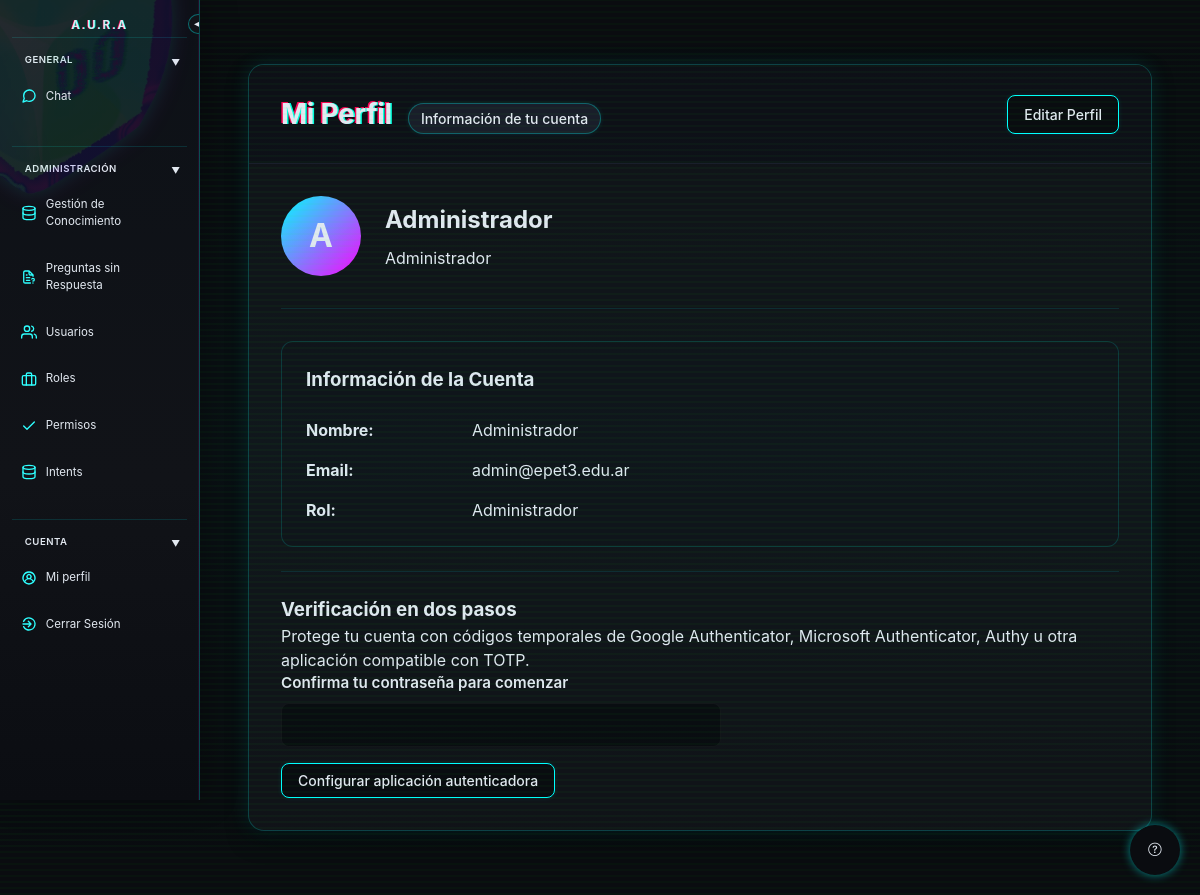
Page /index.php?controller=perfil&action=ver (signed in) on the committed database.
### tables this page shows
CREATE TABLE `usuarios` (
  `id_usuario` int(11) NOT NULL,
  `nombre` varchar(100) DEFAULT NULL,
  `email` varchar(100) DEFAULT NULL,
  `password` varchar(100) DEFAULT NULL,
  `id_rol` int(11) DEFAULT NULL,
  `two_factor_secret` varchar(255) DEFAULT NULL,
  `two_factor_enabled` tinyint(1) NOT NULL DEFAULT 0,
  `two_factor_last_counter` bigint(20) DEFAULT NULL,
  `two_factor_method` varchar(20) DEFAULT NULL
);

### controller/PerfilController.php (called while the page is built, shortened)
<?php
require_once "model/Usuario.class.php";
require_once "model/Authenticator.class.php";
class PerfilController {
    public function ver() {
        $usuario = Usuario::obtenerPorID($_SESSION['usuario_data']['id']);
        $authenticator = new Authenticator();
        $twoFactorEnabled = $usuario ? $authenticator->isEnabled($usuario->getId()) : false;
        $setup = $_SESSION['pending_2fa_setup'] ?? null;
        require_once "view/perfil/ver.php";
    }
}

### model/Usuario.class.php (called while the page is built, shortened)
<?php
include_once "Database.class.php";
include_once "Rol.class.php";
class Usuario
{
    private $id;
    public function __construct($id=null, $nombre=null, $email=null, $password=null, $rol=null)
    {
        $this->id = $id;
    }
    public static function obtenerPorID($id){
        $conexion=Database::getInstance()->getConnection();
        $sql= "SELECT * FROM usuarios WHERE id_usuario=?";
        $stmt = $conexion->prepare($sql);
        $stmt->execute([$id]);
        $resultado= $stmt->fetch(PDO::FETCH_ASSOC);
        if($resultado){
            $rol = $resultado['id_rol'] ? Rol::obtenerPorID($resultado['id_rol']) : null;
            return new Usuario ($resultado['id_usuario'],$resultado['nombre'],$resultado['email'],$resultado['password'], $rol);
        }
        return null;
    }
    public function getId() {return $this->id;}
}
?>

### model/Rol.class.php (called while the page is built, shortened)
<?php
include_once "Database.class.php";
class Rol
{
    public static function obtenerPorID($id){
        $conexion=Database::getInstance()->getConnection();
        $sql = "SELECT * FROM roles WHERE `id_rol`=?";
        $stmt = $conexion->prepare($sql);
        $stmt->execute([$id]);
        $resultado = $stmt->fetch(PDO::FETCH_ASSOC);
        if($resultado){
            return new Rol($resultado['id_rol'], $resultado['nombre'], $resultado['descripcion']);
        }
        return null;
    }
}
?>

### model/Database.class.php (called while the page is built)
<?php
require_once __DIR__ . '/../app_config.php';
class Database
{
    private static $instancia=null;
    private $conexion;
    public function __construct()
    {
        try {
            $dsn = sprintf(
                'mysql:host=%s;port=%s;dbname=%s;charset=utf8mb4',
                app_config('DB_HOST', 'localhost'),
                app_config('DB_PORT', '3306'),
                app_config('DB_NAME', 'chatbot_v2')
            );
            $this->conexion = new PDO(
                $dsn,
                app_config('DB_USER', 'root'),
                app_config('DB_PASSWORD', '')
            );
            $this->conexion->setAttribute(PDO::ATTR_ERRMODE, PDO::ERRMODE_EXCEPTION);
        } catch (PDOException $e) {
            die("Error de conexion:".$e->getMessage());
        }
    }
    public static function getInstance(){
        if(!self::$instancia){
            self::$instancia=new Database();
        }
        return self::$instancia;
    }
    public function getConnection(){
        return $this->conexion;
    }
}
?>

### app_config.php (called while the page is built, shortened)
<?php
function app_config($name, $default = '')
{
    $value = getenv($name);
    return $value === false ? $default : $value;
}

### model/Authenticator.class.php (called while the page is built, shortened)
<?php
require_once __DIR__ . '/Database.class.php';
class Authenticator
{
    private $conexion;
    public function __construct()
    {
        $this->conexion = Database::getInstance()->getConnection();
    }
    public function isEnabled($userId)
    {
        $stmt = $this->conexion->prepare('SELECT two_factor_enabled FROM usuarios WHERE id_usuario = ?');
        $stmt->execute([$userId]);
        return (bool) $stmt->fetchColumn();
    }
}

### view/perfil/ver.php (the view, shortened to what this page needs)
<?php
    require_once __DIR__ . '/../layout/header.php';
    require_once __DIR__ . '/../layout/sidebar.php';
    $usuarioData = $_SESSION['usuario_data'] ?? null;
    $nombreUsuario = $usuarioData['nombre'] ?? 'Usuario';
    $inicial = strtoupper(substr($nombreUsuario, 0, 1));
    $email = $usuarioData['email'] ?? '';
    $role = $usuarioData['rol'] ?? '';
    $usuarioId = $usuarioData['id'] ?? '';
?>
<div class="main-content">
    <div class="panel-container">
        <div class="header-section">
            <div class="header-left">
                <h1>Mi Perfil</h1>
                <span class="object-count">Información de tu cuenta</span>
            </div>
            <div class="header-right">
                <a class="btn btn-primary" href="index.php?controller=usuario&action=editar&id=<?= urlencode($usuarioId) ?>">Editar Perfil</a>
            </div>
        </div>
        <div class="table-container">
            <div style="padding: 2rem;">
                <div style="display: flex; align-items: center; margin-bottom: 2rem; padding-bottom: 2rem; border-bottom: 1px solid rgba(0, 255, 255, 0.1);">
                    <div style="width: 80px; height: 80px; background: linear-gradient(135deg, #00ffff, #ff00ff); border-radius: 50%; display: flex; align-items: center; justify-content: center; font-size: 2rem; font-weight: bold; color: #111318; margin-right: 1.5rem;">
                        <?= htmlspecialchars($inicial) ?>
                    </div>
                    <div>
                        <h2 style="color: #00ffff; margin: 0 0 0.5rem 0;"><?= htmlspecialchars($nombreUsuario) ?></h2>
                        <p style="color: #b0b0b0; margin: 0;"><?= htmlspecialchars($role) ?></p>
                    </div>
                </div>
                <div style="background: rgba(17, 19, 24, 0.5); border: 1px solid rgba(0, 255, 255, 0.15); border-radius: 12px; padding: 1.5rem;">
                    <h3 style="color: #00ffff; margin: 0 0 1.5rem 0;">Información de la Cuenta</h3>
                    <div style="display: grid; grid-template-columns: 150px 1fr; gap: 1rem; margin-bottom: 1rem;">
                        <div style="color: #00ffff; font-weight: bold;">Nombre:</div>
                        <div style="color: #e0e0e0;"><?= htmlspecialchars($nombreUsuario) ?></div>
                    </div>
                    <div style="display: grid; grid-template-columns: 150px 1fr; gap: 1rem; margin-bottom: 1rem;">
                        <div style="color: #00ffff; font-weight: bold;">Email:</div>
                        <div style="color: #e0e0e0;"><?= htmlspecialchars($email) ?></div>
                    </div>
                    <div style="display: grid; grid-template-columns: 150px 1fr; gap: 1rem;">
                        <div style="color: #00ffff; font-weight: bold;">Rol:</div>
                        <div style="color: #e0e0e0;"><?= htmlspecialchars($role) ?></div>
                    </div>
                </div>
                <section style="margin-top: 1.5rem; padding-top: 1.5rem; border-top: 1px solid rgba(0, 255, 255, 0.1);" aria-labelledby="two-factor-title">
                    <h3 id="two-factor-title" style="color: #00ffff; margin-top: 0;">Verificación en dos pasos</h3>
                    <?php if ($twoFactorEnabled): ?>
                        <p>Estado: activada. Al iniciar sesión también necesitarás un código de tu aplicación autenticadora.</p>
                        <form action="index.php?controller=perfil&action=desactivar2FA" method="POST" class="auth-form" style="max-width: 440px;">
                            <input type="hidden" name="csrf_token" value="<?= htmlspecialchars($_SESSION['csrf_token']) ?>">
                            <div class="form-group">
                                <label for="disable-password">Contraseña actual</label>
                                <input id="disable-password" type="password" name="password" autocomplete="current-password" required>
                            </div>
                            <div class="form-group">
                                <label for="disable-code">Código de la aplicación</label>
                                <input id="disable-code" type="text" name="code" inputmode="numeric" autocomplete="one-time-code" pattern="[0-9 ]{6,8}" maxlength="8" required>
                            </div>
                            <button type="submit" class="btn btn-secondary">Desactivar</button>
                        </form>
                    <?php else: ?>
                        <p>Protege tu cuenta con códigos temporales de Google Authenticator, Microsoft Authenticator, Authy u otra aplicación compatible con TOTP.</p>
                        <form action="index.php?controller=perfil&action=iniciarConfiguracion2FA" method="POST" class="auth-form" style="max-width: 440px;">
                            <div class="form-group">
                                <label for="setup-password">Confirma tu contraseña para comenzar</label>
                                <input id="setup-password" type="password" name="password" autocomplete="current-password" required>
                            </div>
                            <button type="submit" class="btn btn-primary">Configurar aplicación autenticadora</button>
                        </form>
                    <?php endif; ?>
                </section>
            </div>
        </div>
    </div>
</div>
<?php require_once __DIR__ . '/../layout/footer.php'; ?>

### assets/css/style.css (style rules this page uses)
* { margin: 0; padding: 0; box-sizing: border-box; }
:root { color-scheme: dark; --bg: #0a0c10; --text: #e2e8f0; --panel: #111318; --panel-2: #1a1e2a; --header-bg: #0e1017; --muted: #cbd5e6; --muted-2: #4a5b7a; --accent: #00ffff; --accent-2: #ff00ff; --accent-weak: rgba(0,255,255,0.2); --accent-weak-2: rgba(0,255,255,0.1); --glitch-1: rgb(0, 255, 221); --glitch-2: rgb(255, 0, 85); --noise: rgba(0, 255, 0, 0.03); --scanline: rgba(0,255,255,0.02); --danger: #f44; --danger-weak: rgba(255,68,68,0.08); --highlight: #0b0d14; --border: rgba(0, 255, 255, 0.2); --shadow-accent: rgba(0, 255, 255, 0.1); --btn-info-bg: #0ff; }
.main-content { margin-left: 200px; padding: 2rem; width: calc(100% - 200px); min-height: calc(100vh - 4rem); transition: margin-left 0.3s ease, width 0.3s ease; }
body { font-family: -apple-system, BlinkMacSystemFont, 'Segoe UI', Roboto, 'Helvetica Neue', Arial, sans-serif; background: var(--bg) !important; background-color: var(--bg) !important; min-height: 100vh; padding: 2rem 1rem; line-height: 1.5; color: var(--text); -webkit-text-fill-color: var(--text); position: relative; forced-color-adjust: none; }
body::before { content: ""; position: fixed; top: 0; left: 0; width: 100%; height: 100%; background: repeating-linear-gradient(0deg, var(--noise) 0px, var(--noise) 2px, transparent 2px, transparent 6px); pointer-events: none; z-index: 999; }
body::after { content: ""; position: fixed; top: 0; left: 0; width: 100%; height: 100%; background: linear-gradient(0deg, rgba(0,0,0,0) 0%, var(--scanline) 50%, rgba(0,0,0,0) 100%); pointer-events: none; z-index: 999; animation: scan 8s linear infinite; }
.panel-container { max-width: 1200px; margin: 0 auto; background: var(--panel); border-radius: 1rem; box-shadow: 0 0 20px var(--shadow-accent), 0 10px 25px -5px rgba(0, 0, 0, 0.5); overflow: hidden; transition: all 0.3s ease; border: 1px solid var(--border); position: relative; forced-color-adjust: none; }
.header-section { display: flex; justify-content: space-between; align-items: center; flex-wrap: wrap; gap: 1rem; padding: 1.75rem 2rem; border-bottom: 1px solid var(--panel-2); background: var(--header-bg); }
.header-left { display: flex; align-items: baseline; gap: 1rem; flex-wrap: wrap; }
.header-right { display: flex; gap: 0.75rem; }
h1 { font-size: 1.75rem; font-weight: 700; letter-spacing: -0.01em; position: relative; color: var(--accent) !important; text-shadow: 0.05em 0 0 var(--glitch-1), -0.05em -0.025em 0 var(--glitch-2) !important; animation: glitch-text 3s infinite; forced-color-adjust: none; }
.object-count { background: var(--panel-2); color: var(--accent); padding: 0.25rem 0.75rem; border-radius: 2rem; font-size: 0.875rem; font-weight: 500; display: inline-flex; align-items: center; gap: 0.375rem; border: 1px solid rgba(0, 255, 255, 0.3); box-shadow: 0 0 5px var(--shadow-accent); }
.btn { padding: 0.5rem 1rem; border-radius: 0.5rem; font-size: 0.875rem; font-weight: 500; cursor: pointer; transition: all 0.2s ease; border: 1px solid transparent; font-family: inherit; display: inline-flex; align-items: center; gap: 0.5rem; background-color: var(--panel-2); color: var(--accent); border-color: var(--accent); box-shadow: 0 0 5px var(--shadow-accent); forced-color-adjust: none; text-decoration: none; }
.btn-primary { background-color: var(--bg); -webkit-text-fill-color: var(--text); border-color: var(--accent); }
.table-container { overflow-x: auto; padding: 0; }

### assets/css/form_style.css (style rules this page uses)
.form-group { display: flex; flex-direction: column; gap: 0.5rem; margin-bottom: 1rem; }
.form-group label { color: #cbd5e6; font-weight: 600; font-size: 0.95rem; }
.form-group input[type="text"], .form-group input[type="email"], .form-group input[type="password"], .form-group textarea, .form-group select { background: #0a0c10; border: 1px solid rgba(255,255,255,0.04); color: #e2e8f0; padding: 0.65rem 0.75rem; border-radius: 8px; outline: none; transition: border-color 0.12s ease, box-shadow 0.12s ease; font-family: inherit; font-size: 1rem; }
.auth-form .form-group { margin-bottom: 1rem; }
.auth-form input[type="password"], .auth-form input[type="text"] { background: #0a0c10; border: 1px solid rgba(255,255,255,0.04); color: #e2e8f0; padding: 0.7rem 0.8rem; border-radius: 8px; outline: none; transition: border-color 0.12s ease, box-shadow 0.12s ease; }

### assets/css/sidebar.css (style rules this page uses)
:root { --sidebar-width: 200px; --sidebar-collapsed-width: 50px; }

### rows in the picture
usuarios: nombre "A", nombre "Administrador", email "admin@epet3.edu.ar"
